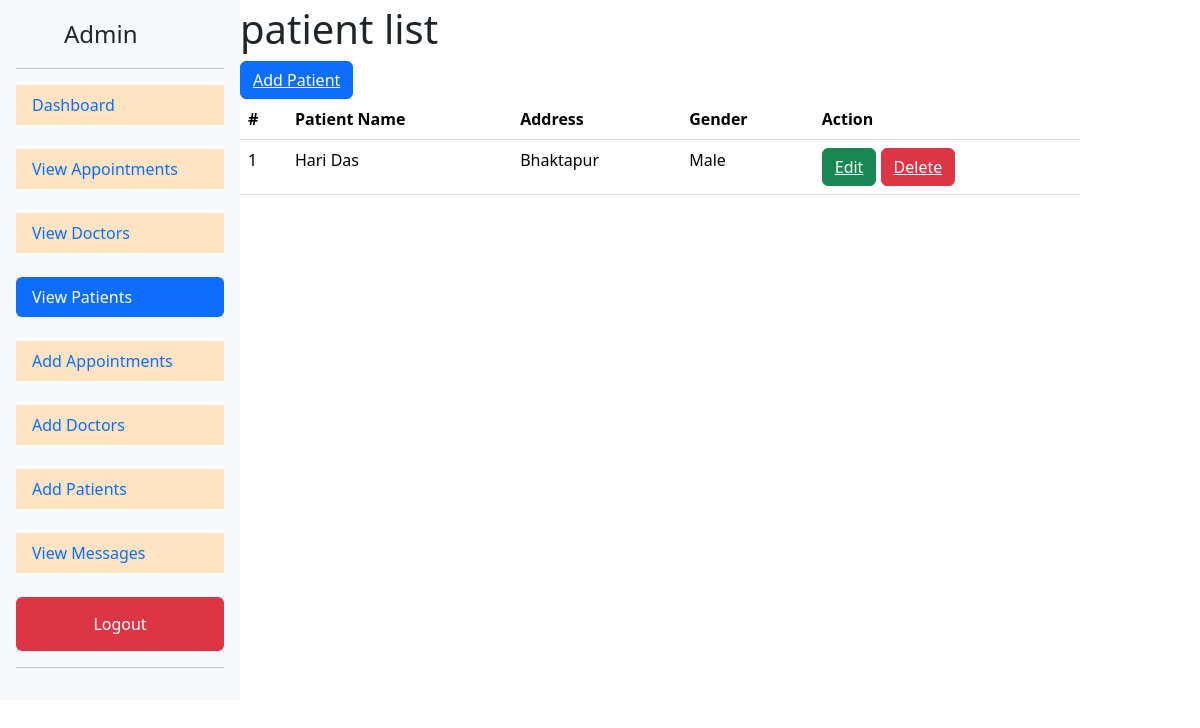
The page /viewpatient (signed in) on the database as committed earlier.
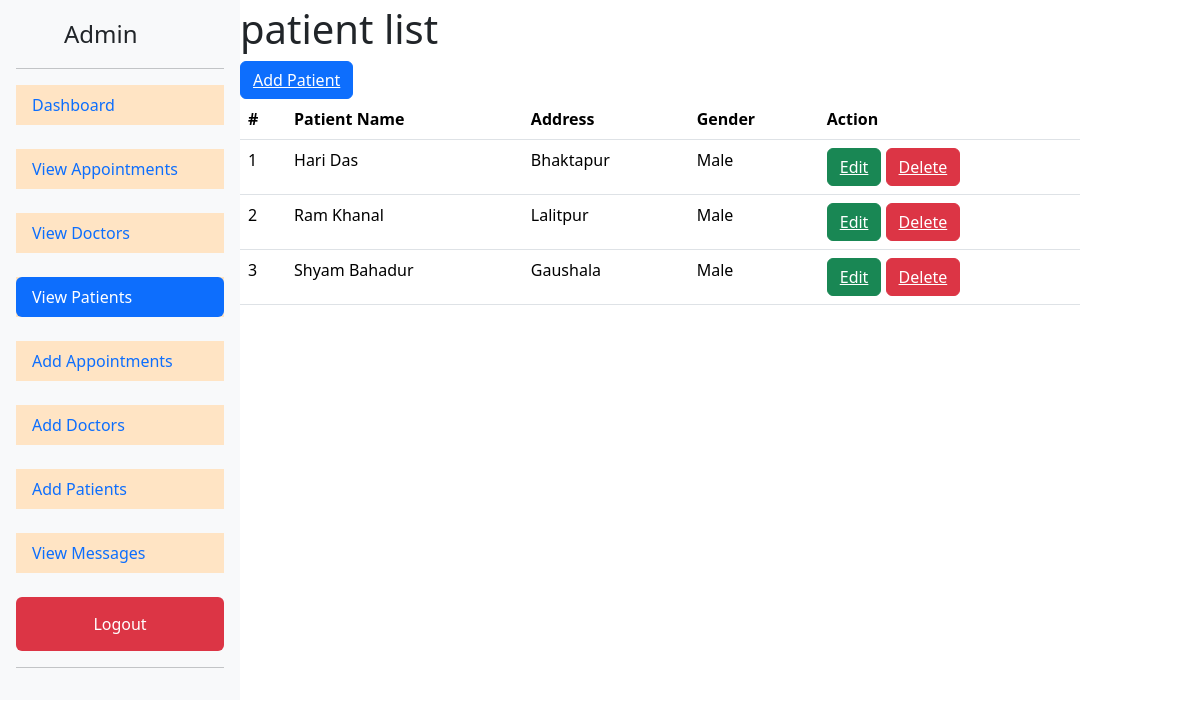
The same page on the database as committed later.
### Hospital/models.py (models this page shows, shortened)
class Patient(models.Model):
    Patient_name = models.CharField(max_length=100)
    Gender_Choices = (('Male','male'),('Female','female'),('Others','others'))
    Gender = models.CharField(max_length=100,choices=Gender_Choices,default='Male')
    Address = models.CharField(max_length=100)

### Hospital/views.py (the view)
# urls.py: path('viewpatient',viewpatient,name='viewpatient'),
@login_required(login_url="adlogin")
def viewpatient(request):
    mypatient = Patient.objects.all()
    return render(request,'viewpatient.html',{'patients':mypatient})

### templates/viewpatient.html
{% extends "baseadmin.html" %}
{% block content %}
<h1>patient list</h1>
<button class="btn btn-primary"><a href="{% url 'addpatient' %}" class="text-white">Add Patient</a></button>
<table class="table">
    <thead class="thead-dark">
      <tr>
        <th scope="col">#</th>
        <th scope="col">Patient Name</th>
        <th scope="col">Address</th>
        <th scope="col">Gender</th>
        <th scope="col">Action</th>
      </tr>
    </thead>
    <tbody>
        {% for d in patients %}
        <tr>
            <td>{{d.id}}</td>
            <td>{{d.Patient_name}}</td>
            <td>{{d.Address}}</td>
            <td>{{d.Gender}}</td>
            <td><button class="btn btn-success"><a href="{% url "editpatient" d.id %}" class="text-white">Edit</a></button> <button class="btn btn-danger"><a href="{% url 'delpatient' d.id %}" class="text-white">Delete</a></button></td>
        </tr>
        {% endfor %}
    </tbody>
  </table>
{% endblock content %}

Rows that differ between the two databases and show on the page:
added Patient: id "2", Patient_name "Ram Khanal", Address "Lalitpur", Gender "Male"
added Patient: id "3", Patient_name "Shyam Bahadur", Address "Gaushala", Gender "Male"
